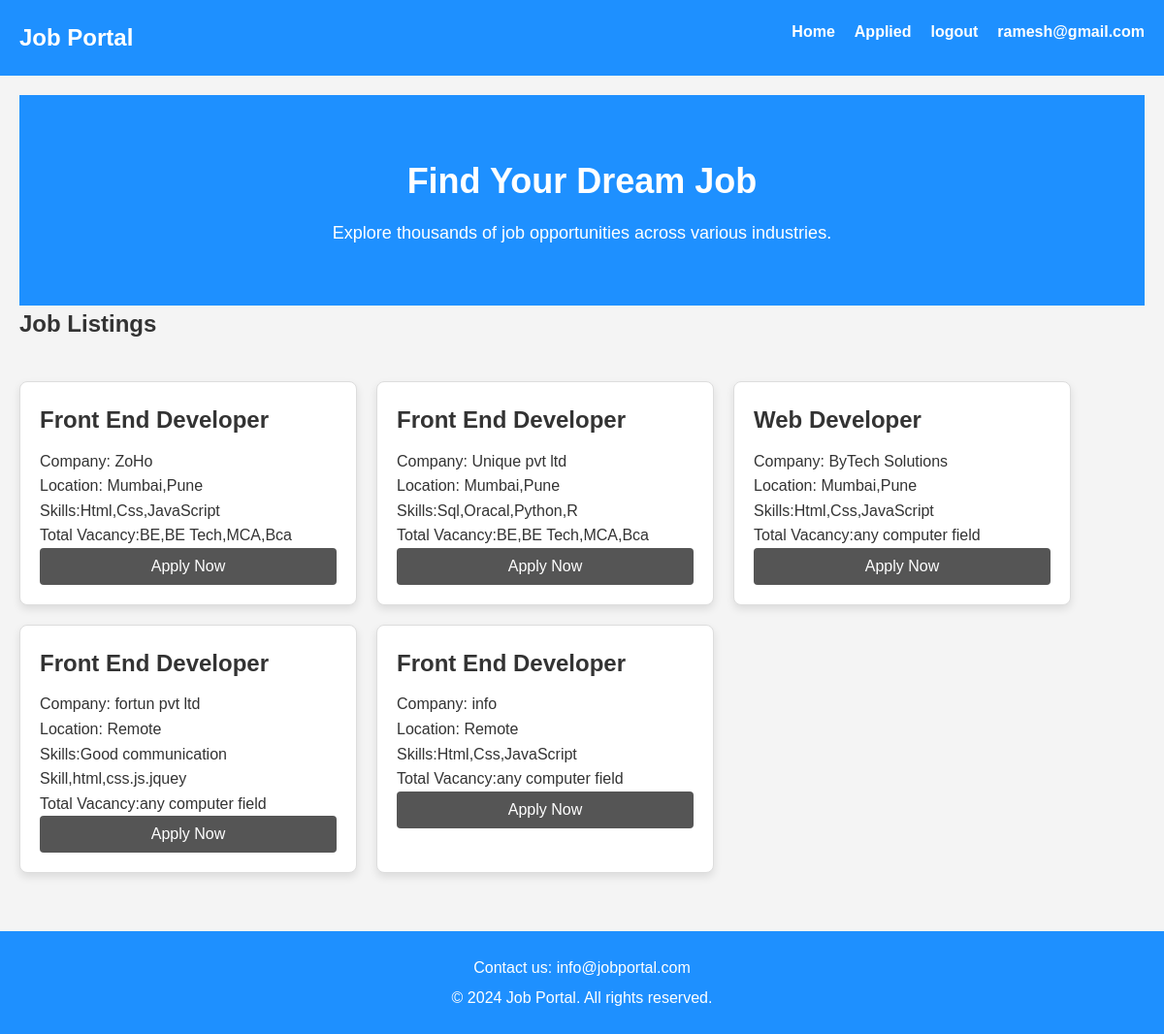
The page /home (signed in) on the database its author committed.
### mainapp/models.py (models this page shows, shortened)
class vacancy(models.Model):
    role=models.CharField(max_length=30)
    company=models.CharField(max_length=30)
    location=models.CharField(max_length=30)
    learn=models.CharField(max_length=100)
    vac=models.CharField(max_length=10,default="Not Mansion")

### mainapp/views.py (the view)
# urls.py: path('home',views.home),
def home(request):
     if request.session.get('email') is not None:
         data = vacancy.objects.all()
         return render(request,'index.html',{'data':data})
     else:
         return redirect('/')

### template/index.html (shortened to what this page needs)
{%load static%}
<!DOCTYPE html>
<html lang="en">
<head>
    <link rel="stylesheet" href="{%static 'css/styles.css'%}">
</head>
<body>
    <header>
        <div class="logo">
            <h1>Job Portal</h1>
        </div>
        <nav>
            <ul>
                <li><a href="/home">Home</a></li>
                <li><a href="/user_applied?email={{request.session.email}}">Applied</a></li>
                <li><a href="/out">logout</a></li>
                <li><a href="/profile?email={{request.session.email}}">{{request.session.email}}</a></li>
            </ul>
        </nav>
    </header>
    <main>
        <section id="home" class="hero">
            <h2>Find Your Dream Job</h2>
            <p>Explore thousands of job opportunities across various industries.</p>
        </section>
        <h2>Job Listings</h2>
        <section id="jobs" class="job-listings">
              {%for i in data%}
            <div class="job-item">
                <h3>{{i.role}}</h3>
                <p>Company: {{i.company}}</p>
                <p>Location: {{i.location}}</p>
                <p>Skills:{{i.learn}}</p>
                <p>Total Vacancy:{{i.vac}}</p>
                 <button ><a href="/apply?company={{i.company}}" class="z">Apply Now</a></button>
            </div>
            {%endfor%}
        </section>
    </main>
    <footer id="contact">
        <p>Contact us: info@jobportal.com</p>
        <p>&copy; 2024 Job Portal. All rights reserved.</p>
    </footer>
</body>
</html>

### static/css/styles.css (style rules this page uses)
* { margin: 0; padding: 0; box-sizing: border-box; }
body { font-family: Arial, sans-serif; line-height: 1.6; background-color: #f4f4f4; color: #333; }
header { display: flex; justify-content: space-between; padding: 20px; background-color:#1e90ff; color: #fff; }
header .logo h1 { font-size: 24px; }
nav ul { list-style: none; display: flex; gap: 20px; }
nav a { color: #fff; text-decoration: none; font-weight: bold; }
main { padding: 20px; }
.hero { background-color: #1e90ff; color: #fff; padding: 60px 20px; text-align: center; }
.hero h2 { font-size: 36px; }
.hero p { font-size: 18px; margin-top: 10px; }
.job-listings { display: flex; gap: 20px; flex-wrap: wrap; margin-top: 40px; }
.job-item { background-color: #fff; border: 1px solid #ddd; padding: 20px; width: 30%; box-shadow: 0 4px 8px rgba(0, 0, 0, 0.1); border-radius: 8px; transition: transform 0.3s ease-in-out; }
.job-item h3 { font-size: 24px; margin-bottom: 10px; }
.job-item p { font-size: 16px; }
.job-item button { background-color: #555; color: #fff; border: none; padding: 10px; width: 100%; cursor: pointer; border-radius: 4px; font-size: 16px; }
footer { background-color: #1e90ff; color: #fff; padding: 20px; text-align: center; margin-top: 40px; }
footer p { margin: 5px 0; }

### template/index.html (style rules this page uses)
.z { color:white; text-decoration: none; }

### rows shown on the page
vacancy: role "Front End Developer", company "ZoHo", location "Mumbai,Pune", learn "Html,Css,JavaScript", vac "BE,BE Tech,MCA,Bca"
vacancy: role "Front End Developer", company "Unique pvt ltd", location "Mumbai,Pune", learn "Sql,Oracal,Python,R", vac "BE,BE Tech,MCA,Bca"
vacancy: role "Web Developer", company "ByTech Solutions", location "Mumbai,Pune", learn "Html,Css,JavaScript", vac "any computer field"
vacancy: role "Front End Developer", company "fortun pvt ltd", location "Remote", learn "Good communication Skill,html,css.js.jquey", vac "any computer field"
vacancy: role "Front End Developer", company "info", location "Remote", learn "Html,Css,JavaScript", vac "any computer field"

### other values the page prints
{{ request.session.email }} "ramesh@gmail.com"
